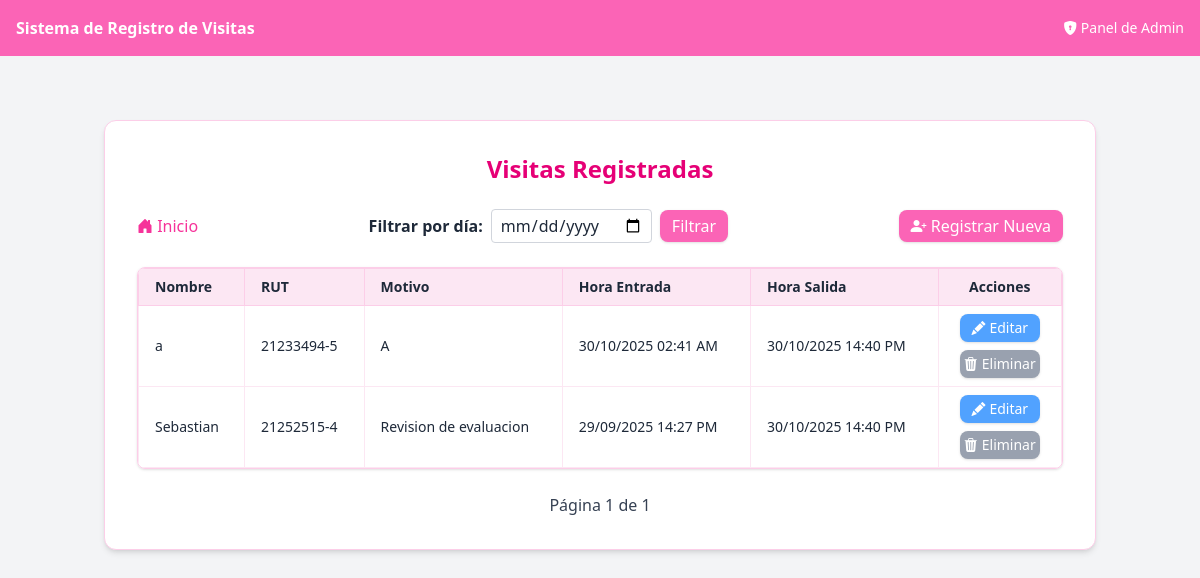
The page /listar/ on the database as committed earlier.
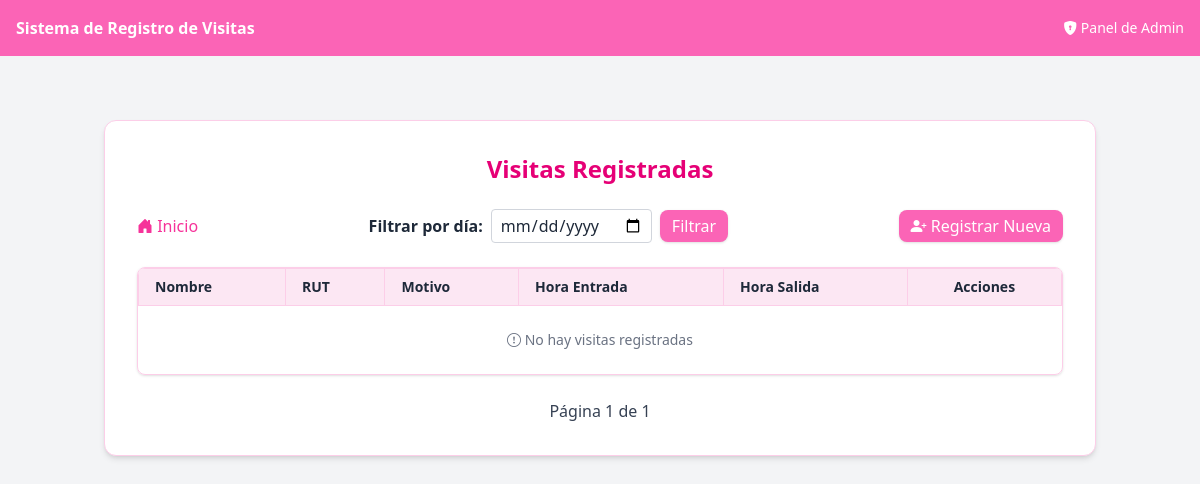
The same page on the database as committed later.
### visitas/models.py (models this page shows, shortened)
class Visita(models.Model):
    nombre = models.CharField(max_length=20)#Nombre del visitante
    apellido = models.CharField(max_length=35, blank=True, null=True)#Apellido del visitante
    rut = models.CharField(max_length=12)#RUT del visitante (identificacion chilena)
    motivo = models.TextField()#Motivo de la visita
    hora_entrada = models.DateTimeField(auto_now_add=True)#Hora de entrada que se guarda automáticamente al crear el registro
    hora_salida = models.DateTimeField(null=True, blank=True)#Hora de salida
    fecha = models.DateField(default=timezone.now)#Fecha de la visita automaticamente al crear el registro
    estado = models.CharField(
        max_length=20,
        choices=[('EN_CURSO', 'En curso'), ('FINALIZADA', 'Finalizada')],
        default='EN_CURSO'
    )
    registrado_por = models.ForeignKey(User, on_delete=models.CASCADE, null=True, blank=True)

### visitas/views.py (the view)
# urls.py: path('listar/', views.listar_visitas, name='listar_visitas'), # Página para listar visitas
def listar_visitas(request):
    fecha = request.GET.get('fecha') # Filtrar por fecha
    if fecha:
        visitas_list = Visita.objects.filter(fecha=fecha).order_by('-hora_entrada')
    else:
        visitas_list = Visita.objects.all().order_by('-hora_entrada')
    paginator = Paginator(visitas_list, 10) #Paginator con esta lista, mostrando 10 por pagina
    page_number = request.GET.get('page') #Vemos que numero de pagina nos piden en la url
    visitas_page = paginator.get_page(page_number) #Solo las visitas de ESA pagina
    return render(request, 'visitas/listar.html',{
        'visitas': visitas_page, #pasamos el objeto de la pagina
        'fecha': fecha
    })

### visitas/templates/visitas/listar.html (shortened to what this page needs)
{% extends 'visitas/base.html' %}
{% block content %}
  <div class="max-w-5xl mx-auto mt-12 p-8 bg-white rounded-xl shadow-md border border-pink-200">
    <h1 class="text-2xl font-bold mb-6 text-pink-600 text-center">Visitas Registradas</h1>
    <div class="mb-6 flex justify-between items-center">
      <a href="{% url 'visitas:inicio' %}"
         class="text-pink-500 font-medium hover:underline">
        <i class="bi bi-house-door-fill"></i> Inicio
      </a>
      <form method="get" class="flex items-center gap-2">
        <label for="fecha" class="font-semibold">Filtrar por día:</label>
        <input type="date" name="fecha" id="fecha" value="{{ fecha|default:'' }}"
              class="border border-gray-300 rounded px-2 py-1">
        <button type="submit" class="px-3 py-1 bg-pink-400 text-white rounded-lg shadow hover:bg-pink-500 transition">Filtrar</button>
      </form>
      <a href="{% url 'visitas:registrar_visita' %}"
         class="px-3 py-1 bg-pink-400 text-white rounded-lg shadow hover:bg-pink-500 transition">
        <i class="bi bi-person-plus-fill"></i> Registrar Nueva
      </a>
    </div>
    <div class="overflow-x-auto rounded-lg border border-pink-200 shadow-sm">
      <table class="w-full table-auto text-sm border-collapse">
        <thead class="bg-pink-100 text-black-700">
          <tr>
            <th class="border border-pink-200 px-4 py-2 text-left">Nombre</th>
            <th class="border border-pink-200 px-4 py-2 text-left">RUT</th>
            <th class="border border-pink-200 px-4 py-2 text-left">Motivo</th>
            <th class="border border-pink-200 px-4 py-2 text-left">Hora Entrada</th>
            <th class="border border-pink-200 px-4 py-2 text-left">Hora Salida</th>
            <th class="border border-pink-200 px-4 py-2 text-center">Acciones</th>
          </tr>
        </thead>
        <tbody>
          {% for v in visitas %}
          <tr class="hover:bg-pink-50 transition">
            <td class="border border-pink-100 px-4 py-2">{{ v.nombre }}</td>
            <td class="border border-pink-100 px-4 py-2">{{ v.rut }}</td>
            <td class="border border-pink-100 px-4 py-2">{{ v.motivo }}</td>
            <td class="border border-pink-100 px-4 py-2">{{ v.hora_entrada|date:"d/m/Y H:i A" }}</td>
            <td class="border border-pink-100 px-4 py-2">
              {% if v.hora_salida %}
                {{ v.hora_salida|date:"d/m/Y H:i A" }}
              {% else %}
                <span class="text-pink-500 font-semibold">Pendiente</span>
              {% endif %}
            </td>
            <td class="border border-pink-100 px-4 py-2 text-center">
              <div class="flex flex-col items-center gap-2">
                <a href="{% url 'visitas:editar_visita' v.pk %}"
                  class="flex items-center justify-center gap-1 w-20 px-2 py-1 bg-blue-400 text-white rounded-lg shadow hover:bg-blue-500 transition">
                  <i class="bi bi-pencil-fill"></i>
                  <span>Editar</span>
                </a>
                <a href="{% url 'visitas:eliminar_visita' v.pk %}"
                   onclick="return confirm('¿Estás seguro de eliminar la visita de {{ v.nombre }}?');"
                   class="flex items-center justify-center gap-1 w-20 px-2 py-1 bg-gray-400 text-white rounded-lg shadow hover:bg-gray-500 transition">
                  <i class="bi bi-trash3-fill"></i>
                  <span>Eliminar</span>
                </a>
              </div>
            </td>
          </tr>
          {% empty %}
          <tr>
            <td colspan="8" class="text-center py-6 text-gray-500"> <i class="bi bi-exclamation-circle"></i> No hay visitas registradas
            </td>
          </tr>
          {% endfor %}
        </tbody>
      </table>
    </div>
    <div class="mt-6 flex justify-center items-center gap-4">
      <span class="text-gray-700">
        Página {{ visitas.number }} de {{ visitas.paginator.num_pages }}
      </span>
    </div>
  </div>
{% endblock %}

### visitas/templates/visitas/base.html (shortened to what this page needs)
<!DOCTYPE html>
<html lang="es">
  <head>
    <script src="https://cdn.jsdelivr.net/npm/@tailwindcss/browser@4"></script>
    <link rel="stylesheet" href="https://cdn.jsdelivr.net/npm/bootstrap-icons@1.10.5/font/bootstrap-icons.css">
  </head>
  <body class="bg-gray-100 text-gray-800">
    <nav class="bg-pink-400 p-4 text-white flex justify-between items-center">
      <a href="{% url 'visitas:inicio' %}" class="font-bold">Sistema de Registro de Visitas</a>
      <a href="{% url 'admin:index' %}" class="text-sm hover:underline" target="_blank">
        <i class="bi bi-shield-lock-fill"></i>
        Panel de Admin
      </a>
  </nav>
    <div class="container mx-auto p-4">
      {% block content %}
      {% endblock %}
    </div>
  </body>
</html>

Rows that differ between the two databases and show on the page:
removed Visita: nombre "a", rut "21233494-5", motivo "A", hora_entrada "30/10/2025 02:41 AM", hora_salida "30/10/2025 14:40 PM"
removed Visita: nombre "Sebastian", rut "21252515-4", motivo "Revision de evaluacion", hora_entrada "29/09/2025 14:27 PM", hora_salida "30/10/2025 14:40 PM"
Other text that changed with them:
text now shown: "No hay visitas registradas"
